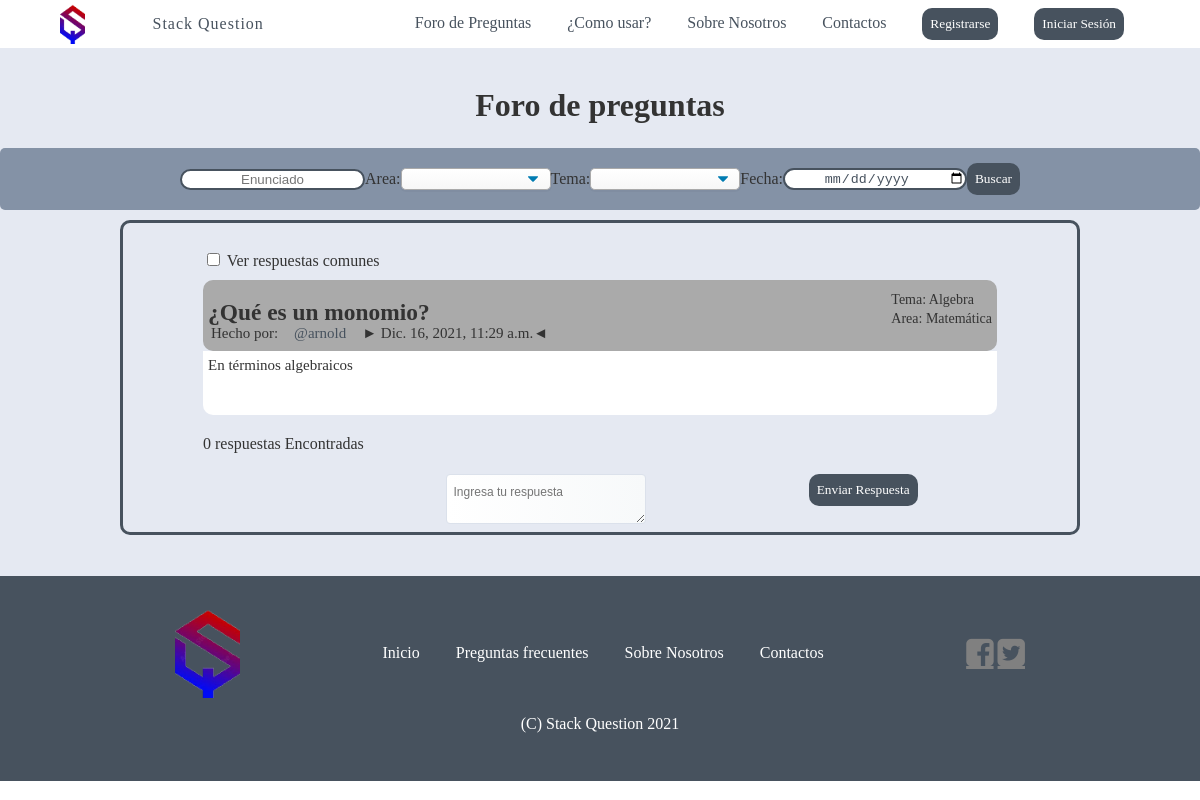
The app's page /pregunta/?id=1 with its own data.
### usuarios/models.py (models this page shows, shortened)
class Pregunta(models.Model):
    id = models.AutoField(primary_key=True)
    enunciado = models.CharField(max_length = 500, null = True)
    descripcion = models.CharField(max_length = 500, null = True)
    usuario = models.ForeignKey (Usuario, on_delete = models.CASCADE, null = True)
    tema = models.ForeignKey (Tema, on_delete = models.CASCADE, null = True)
    area = models.ForeignKey (Area, on_delete = models.CASCADE, null = True)
    fecha_de_creacion = models.DateTimeField(blank = True, null = True)
    fecha_de_modificacion = models.DateTimeField(blank = True, null = True)
    estado = models.BooleanField(null = True)

class Tema(models.Model):
    id = models.AutoField(primary_key=True)
    nombre = models.CharField(max_length = 255, null = True)
    area = models.ForeignKey (Area, on_delete = models.CASCADE, null = True)
    fecha_de_creacion = models.DateTimeField(blank = True, null = True)
    fecha_de_modificacion = models.DateTimeField(blank = True, null = True)
    estado = models.BooleanField(null = True)
    def __str__(self):
        return self.nombre

class Area(models.Model):
    id = models.AutoField(primary_key=True)
    nombre = models.CharField(max_length = 255, null = True)
    fecha_de_creacion = models.DateTimeField(blank = True, null = True)
    fecha_de_modificacion = models.DateTimeField(blank = True, null = True)
    estado = models.BooleanField(null = True)
    def __str__(self):
        return self.nombre

class Usuario(models.Model):
    id = models.AutoField(primary_key=True)
    nombre = models.CharField(max_length = 50, null = True)
    usuario = models.CharField(max_length = 100, null = True)
    contrasenia = models.CharField(max_length = 255, null = True)
    correo = models.CharField(max_length = 100, null = True)
    celular = models.CharField(max_length = 20, null = True)
    pais = models.CharField(max_length = 50, null = True)
    fecha_de_nacimiento = models.DateTimeField(blank = True, null = True)
    nivel = models.ForeignKey (Nivel, on_delete = models.CASCADE, null = True)
    num_resp_confiables=models.IntegerField(null=True)
    fecha_de_creacion = models.DateTimeField(blank = True, null = True)
    fecha_de_modificacion = models.DateTimeField(blank = True, null = True)
    estado = models.BooleanField(null = True)

### usuarios/views.py (the view, shortened to what this page needs)
# urls.py: url(r'^pregunta/$',vu.pregunta),
def pregunta(request):
    temas = list(usuarios.Tema.objects.all())
    areas = list(usuarios.Area.objects.all())
    if request.GET.get("id",""):
        try:
            pregunta = usuarios.Pregunta.objects.get(id=request.GET.get('id',''))
            respuestas=()
        except ObjectDoesNotExist:
            return HttpResponse("Pregunta no encontrada")
    else:
        return HttpResponse("pregunta no encontrada")
    respuestas = list(usuarios.Respuesta.objects.filter(pregunta_id=pregunta.id,confiabilidad_id = 2).order_by("-aprobacion"))
    num_com_por_resp = []
    for r in respuestas:
        com= list(usuarios.Comentario.objects.filter(respuesta_id=r.id))
        usuario = usuarios.Usuario.objects.get(id=r.usuario_id)
        num_com_por_resp.append([r,len(com),usuario])
    pregunta=usuarios.Pregunta.objects.get(id=request.GET.get("id",""))
    usuario_pregu=usuarios.Usuario.objects.get(id=pregunta.usuario_id)
    return render(request,'pregunta.html',{"pregunta":pregunta,"respuestas":num_com_por_resp,"temas":temas,"areas":areas,"id_pregunta":pregunta,"usuario_pregu":usuario_pregu})

### templates/pregunta.html (shortened to what this page needs)
{%extends "foro.html"%}
{%block cuerpo %}
<div class="content-resp">
    <div class="content-respues">
        <div id="busqueda_ajax">
            <br><input type="checkbox" id="resp_normal">
            <label for="resp_normal">Ver respuestas comunes</label>
            <div class="pregunta-foro">
                <div class="container-title-temas" style="padding:0px 5px 0px 5px;">
                    <h3>{{id_pregunta.enunciado}} </h3>
                    <div class="column-pre " style="margin-top: 10px;">
                        <span>Tema: {{id_pregunta.tema}}</span>
                        <span>Area: {{id_pregunta.area}}</span>
                    </div>
                </div>
                <div class="conentsubtemas">
                    <div class="filapre" style="margin-top: -40px;">
                        <div class="alinedo-usuario-p">
                            <div class="alin-usu-es">Hecho por:</div>
                            <div>
                                <a href="/usuario/?usuario={{usuario_pregu.id}}">@{{usuario_pregu.usuario}}</a>
                            </div>
                            <div class="alin-usu-es">
                                ► {{id_pregunta.fecha_de_modificacion}}◄
                            </div>
                        </div>
                    </div>
                </div>
            </div>
            <div class="content-pre-foro" style="padding:5px;">
                {{id_pregunta.descripcion}}
            </div>
            <br>
            <div id="ajax">
                {%include "respuestas.html" %}
            </div>
        </div>
    </div>
</div>
{%endblock%}

### templates/respuestas.html (shortened to what this page needs)
<div id="n_respuestas" cantidad="{{respuestas|length}}">{{respuestas|length}} respuestas Encontradas</div>
{% for respuesta in respuestas %}
        {%if user.username == respuesta.2.usuario%}
        {%load static %}
        {%else%}
        <span>{{respuesta.0}} </span><br>
        {%endif%}
    {%load static %}
    {%endfor%}
<div class="content-form-agregar"  style="margin-top:20px;">
    <div>
        <textarea  style="width: 200px;" class="textbox" pregunta="{{id_pregunta.id}}" id="nueva_respuesta" type="text" name="nueva_respuesta" placeholder="Ingresa tu respuesta"></textarea>
    </div>
    <div>
        <button  class="botones-index"value="nueva_resp" id="nueva_respuestaB">Enviar Respuesta</button>
    </div>
</div>

### static/css/estilos.css (style rules this page uses)
body { font-family: Georgia, 'Times New Roman', Times, serif; color: #333; font-size: 1rem; line-height: 1.2em; margin: 0; }
.conentsubtemas { margin: 0; padding: 0; }
.conentsubtemas a { width: auto; display: block; padding: 0.5rem 0.5rem; color: #47525E; text-decoration: none; border-radius: 10px ; transition: all 0.4s linear; }
.filapre { width: 100%; display: flex; flex-direction: row; font-size: 15px; }
.column-pre { display: flex; float: right; font-size: 14px; flex-direction: column; margin: 0; padding: 0 }
.pregunta-foro { font-size: 20px; background: #aaa; }
.content-pre-foro { font-size: 15px; background: #fff; border-radius: 0px 0px 10px 10px; width: 100%; min-height: 4rem; height: auto; }
.content-resp { border: #47525E 3px solid; border-radius: 0px 10px 39px 22px; width: 80%; margin-left: 10%; margin-right: 10%; }
.content-respues { padding: 0.5rem 5rem; align-items: center; }
.content-form-agregar { width: 80%; margin-left: 10%; margin-right: 10%; display: flex; justify-content: space-between; }
.alinedo-usuario-p { display: flex; width: 90%; align-items: flex-start; margin: 0 0; }
.alin-usu-es { padding: 0.5rem ; margin: 0; }
.container-title-temas { width: auto; display: flex; margin:10px 0px; padding: 0; justify-content: space-between; }
.content-respues a { width: auto; display: block; padding: 0.5rem 0.5rem; color: #47525E; text-decoration: none; border-radius: 10px ; transition: all 0.4s linear; }
* { box-sizing: border-box }
.botones-index { border: 0; padding: 8px; background-color: #47525E; color: #ffffff; text-decoration: none; font-family: Georgia, 'Times New Roman', Times, serif; border-radius: 10px; -webkit-transition-duration: 0.4s; transition-duration: 0.4s; }

### static/css/form-pregunta.css (style rules this page uses)
.textbox { border: 1px solid #DBE1EB; font-size: 12px; font-family: Arial, Verdana; padding-left: 7px; padding-right: 7px; padding-top: 10px; padding-bottom: 10px; border-radius: 4px; -moz-border-radius: 4px; -webkit-border-radius: 4px; -o-border-radius: 4px; background: #FFFFFF; background: linear-gradient(left, #FFFFFF, #F7F9FA); background: -moz-linear-gradient(left, #FFFFFF, #F7F9FA); background: -webkit-linear-gradient(left, #FFFFFF, #F7F9FA); background: -o-linear-gradient(left, #FFFFFF, #F7F9FA); color: #47525E; }

### templates/base/base.html (style rules this page uses)
.pregunta-foro { border-radius: 10px; }
.content-pre-foro { padding:5px }
div.content-resp { border-radius: 10px; }
body { top: 0 !important; }

### records on screen
Pregunta: enunciado "¿Qué es un monomio?", tema "Algebra", area "Matemática", fecha_de_modificacion "Dic. 16, 2021, 11:29 a.m.", descripcion "En términos algebraicos", nueva_respuesta "Ingresa tu respuesta"
Usuario: usuario "arnold"

### other values on screen
{{ respuestas|length }} "0"
